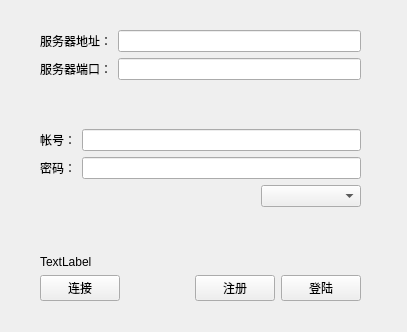
<?xml version="1.0" encoding="UTF-8"?>
<ui version="4.0">
 <class>loginBoxForm</class>
 <widget class="QWidget" name="loginBoxForm">
  <property name="geometry">
   <rect>
    <x>0</x>
    <y>0</y>
    <width>407</width>
    <height>332</height>
   </rect>
  </property>
  <property name="windowTitle">
   <string>Form</string>
  </property>
  <widget class="QWidget" name="layoutWidget">
   <property name="geometry">
    <rect>
     <x>40</x>
     <y>30</y>
     <width>321</width>
     <height>271</height>
    </rect>
   </property>
   <layout class="QVBoxLayout" name="verticalLayout">
    <item>
     <layout class="QHBoxLayout" name="horizontalLayout_3">
      <item>
       <widget class="QLabel" name="ipLabel">
        <property name="text">
         <string>服务器地址：</string>
        </property>
       </widget>
      </item>
      <item>
       <widget class="QLineEdit" name="ipLineEdit"/>
      </item>
     </layout>
    </item>
    <item>
     <layout class="QHBoxLayout" name="horizontalLayout_4">
      <item>
       <widget class="QLabel" name="label">
        <property name="text">
         <string>服务器端口：</string>
        </property>
       </widget>
      </item>
      <item>
       <widget class="QLineEdit" name="portLineEdit"/>
      </item>
     </layout>
    </item>
    <item>
     <spacer name="verticalSpacer">
      <property name="orientation">
       <enum>Qt::Vertical</enum>
      </property>
      <property name="sizeHint" stdset="0">
       <size>
        <width>20</width>
        <height>18</height>
       </size>
      </property>
     </spacer>
    </item>
    <item>
     <layout class="QHBoxLayout" name="horizontalLayout_5">
      <item>
       <widget class="QLabel" name="idLabel">
        <property name="text">
         <string>帐号：</string>
        </property>
       </widget>
      </item>
      <item>
       <widget class="QLineEdit" name="accountLineEdit"/>
      </item>
     </layout>
    </item>
    <item>
     <layout class="QHBoxLayout" name="horizontalLayout_6">
      <item>
       <widget class="QLabel" name="passwordLabel">
        <property name="text">
         <string>密码：</string>
        </property>
       </widget>
      </item>
      <item>
       <widget class="QLineEdit" name="passwordLineEdit"/>
      </item>
     </layout>
    </item>
    <item>
     <layout class="QHBoxLayout" name="horizontalLayout_2">
      <item>
       <spacer name="horizontalSpacer_2">
        <property name="orientation">
         <enum>Qt::Horizontal</enum>
        </property>
        <property name="sizeHint" stdset="0">
         <size>
          <width>40</width>
          <height>20</height>
         </size>
        </property>
       </spacer>
      </item>
      <item>
       <widget class="QComboBox" name="comboBox">
        <property name="minimumSize">
         <size>
          <width>100</width>
          <height>0</height>
         </size>
        </property>
       </widget>
      </item>
     </layout>
    </item>
    <item>
     <spacer name="verticalSpacer_2">
      <property name="orientation">
       <enum>Qt::Vertical</enum>
      </property>
      <property name="sizeHint" stdset="0">
       <size>
        <width>20</width>
        <height>40</height>
       </size>
      </property>
     </spacer>
    </item>
    <item>
     <widget class="QLabel" name="statusLabel">
      <property name="text">
       <string>TextLabel</string>
      </property>
     </widget>
    </item>
    <item>
     <layout class="QHBoxLayout" name="horizontalLayout">
      <item>
       <widget class="QPushButton" name="connectionPushButton">
        <property name="text">
         <string>连接</string>
        </property>
       </widget>
      </item>
      <item>
       <spacer name="horizontalSpacer">
        <property name="orientation">
         <enum>Qt::Horizontal</enum>
        </property>
        <property name="sizeHint" stdset="0">
         <size>
          <width>40</width>
          <height>20</height>
         </size>
        </property>
       </spacer>
      </item>
      <item>
       <widget class="QPushButton" name="registerPushButton">
        <property name="text">
         <string>注册</string>
        </property>
       </widget>
      </item>
      <item>
       <widget class="QPushButton" name="loginPushButton">
        <property name="text">
         <string>登陆</string>
        </property>
       </widget>
      </item>
     </layout>
    </item>
   </layout>
  </widget>
 </widget>
 <resources/>
 <connections/>
</ui>
